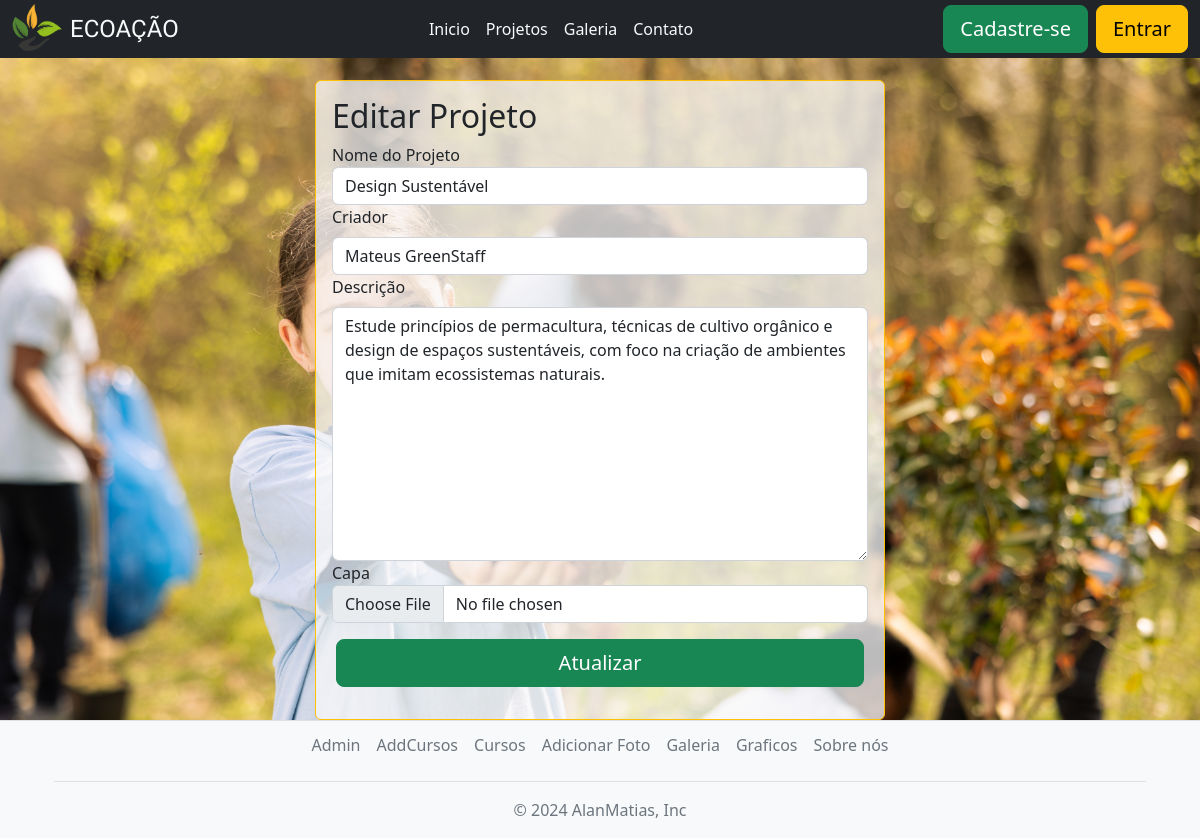
Page /editarProjeto/3 on the committed database.
### appHome/models.py (models this page shows)
class Projeto(models.Model):
  nome = models.CharField(max_length=100)
  criador = models.CharField(max_length=100)
  descricao = models.CharField(max_length=255)
  capa = models.ImageField(upload_to='imagens/')
  valor = models.DecimalField(max_digits=10,decimal_places=2)
  vagas = models.IntegerField()

### appHome/views.py (the view)
# urls.py: path('editarProjeto/<int:id_projeto>', views.editarProjeto, name='editar_projeto'),
def editarProjeto(request, id_projeto):
	projeto = Projeto.objects.get(id=id_projeto)
	form = ProjetoForm(request.POST or None, instance=projeto)
	if request.POST:
		if form.is_valid():
			form.save()
			messages.success(request, "Projeto Atualizado com sucesso!")
			return redirect('lista_usuarios')
	context = {
		'form':form
	}
	return render(request,'editar_projeto.html', context)

### appHome/forms.py
class ProjetoForm(forms.ModelForm):
    class Meta:
        model = Projeto
        fields = ['nome','criador','descricao','capa','valor','vagas']
        widgets = {
            'nome': forms.TextInput(attrs={'class': 'form-control', 'placeholder': 'nome do projeto'}),
            'criador': forms.TextInput(attrs={'class': 'form-control', 'placeholder': 'Nome do responsavel pelo projeto'}),
            'descricao': forms.Textarea(attrs={'class': 'form-control', 'placeholder': 'descreve brevemente o projeto'}),
            'capa': forms.FileInput(attrs={'accept': 'image/*','class': 'form-control', 'placeholder': 'selecione'}),
            'valor':forms.NumberInput(attrs={'step': '0.01','class': 'form-control','placeholder': 'Valor de venda'}),
            'vagas':forms.NumberInput(attrs={'class': 'form-control','placeholder': 'Quantidade de vagas'})
        }

### appHome/templates/editar_projeto.html (shortened to what this page needs)
{% extends 'baseBotoes.html' %}
{% load static %}
{% block conteudo %}
<div class="container ">
  <div class="row justify-content-center">
    <div class="col-md-6  border border-warning rounded p-3 bg-light bg-opacity-75">
      <h2>Editar Projeto</h2>
      <form method="POST" enctype="multipart/form-data">
        <label class="'form-label ">Nome do Projeto</label>
        {{ form.nome }}
        <label class="form-label ">Criador</label>
        {{ form.criador }}
        <label class="form-label ">Descrição</label>
        {{ form.descricao }}
        <label class="'form-label ">Capa</label>
        {{ form.capa }}
        <div class="row p-3">
          <button type="submit" class="btn btn-lg btn-success">Atualizar</button>
        </div>
      </form>
    </div>
  </div>
</div>
{% endblock %}

### appHome/static/estilo.css (style rules this page uses)
body { display: flex; flex-direction: column; min-height: 100vh; background-image: url('images/bgpage.jpg'); background-size: cover; background-repeat: no-repeat; background-position: center; }
.form-label { margin-bottom: 0.2rem; }

### rows in the picture
Projeto: nome "Design Sustentável", criador "Mateus GreenStaff", descricao "Estude princípios de permacultura, técnicas de cultivo orgânico e design de espaços sustentáveis, com foco na criação de ambientes que imitam ecossistemas naturais."
